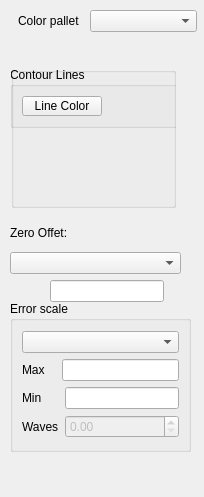
<?xml version="1.0" encoding="UTF-8"?>
<ui version="4.0">
 <class>ContourTools</class>
 <widget class="QDockWidget" name="ContourTools">
  <property name="geometry">
   <rect>
    <x>0</x>
    <y>0</y>
    <width>204</width>
    <height>497</height>
   </rect>
  </property>
  <property name="minimumSize">
   <size>
    <width>100</width>
    <height>400</height>
   </size>
  </property>
  <property name="windowTitle">
   <string>Contour</string>
  </property>
  <widget class="QWidget" name="dockWidgetContents">
   <widget class="QGroupBox" name="groupBox_2">
    <property name="geometry">
     <rect>
      <x>11</x>
      <y>67</y>
      <width>165</width>
      <height>141</height>
     </rect>
    </property>
    <property name="sizePolicy">
     <sizepolicy hsizetype="Preferred" vsizetype="Fixed">
      <horstretch>0</horstretch>
      <verstretch>0</verstretch>
     </sizepolicy>
    </property>
    <property name="minimumSize">
     <size>
      <width>0</width>
      <height>80</height>
     </size>
    </property>
    <property name="title">
     <string/>
    </property>
    <widget class="QWidget" name="widget" native="true">
     <property name="geometry">
      <rect>
       <x>13</x>
       <y>56</y>
       <width>16</width>
       <height>28</height>
      </rect>
     </property>
    </widget>
    <widget class="QGroupBox" name="groupBox_3">
     <property name="geometry">
      <rect>
       <x>-1</x>
       <y>0</y>
       <width>171</width>
       <height>61</height>
      </rect>
     </property>
     <property name="title">
      <string>Contour Lines</string>
     </property>
     <layout class="QGridLayout" name="gridLayout_2">
      <item row="0" column="0">
       <widget class="QPushButton" name="LineColorBtn">
        <property name="toolTip">
         <string>Line Color when contour lines are on color filed contour.</string>
        </property>
        <property name="text">
         <string>Line Color</string>
        </property>
       </widget>
      </item>
      <item row="0" column="1">
       <widget class="QWidget" name="lineColorDisplay" native="true">
        <property name="maximumSize">
         <size>
          <width>16777215</width>
          <height>10</height>
         </size>
        </property>
       </widget>
      </item>
     </layout>
    </widget>
   </widget>
   <widget class="QGroupBox" name="groupBox">
    <property name="geometry">
     <rect>
      <x>10</x>
      <y>301</y>
      <width>181</width>
      <height>151</height>
     </rect>
    </property>
    <property name="title">
     <string>Error scale</string>
    </property>
    <layout class="QGridLayout" name="gridLayout">
     <property name="horizontalSpacing">
      <number>3</number>
     </property>
     <property name="verticalSpacing">
      <number>5</number>
     </property>
     <item row="8" column="2">
      <widget class="QDoubleSpinBox" name="errorRangeSpin">
       <property name="enabled">
        <bool>false</bool>
       </property>
      </widget>
     </item>
     <item row="8" column="0">
      <widget class="QLabel" name="label_6">
       <property name="text">
        <string>Waves</string>
       </property>
      </widget>
     </item>
     <item row="4" column="0">
      <widget class="QLabel" name="label_2">
       <property name="sizePolicy">
        <sizepolicy hsizetype="Preferred" vsizetype="Preferred">
         <horstretch>0</horstretch>
         <verstretch>0</verstretch>
        </sizepolicy>
       </property>
       <property name="text">
        <string>Min</string>
       </property>
      </widget>
     </item>
     <item row="3" column="0">
      <widget class="QLabel" name="label_3">
       <property name="sizePolicy">
        <sizepolicy hsizetype="Preferred" vsizetype="Preferred">
         <horstretch>0</horstretch>
         <verstretch>0</verstretch>
        </sizepolicy>
       </property>
       <property name="text">
        <string>Max</string>
       </property>
      </widget>
     </item>
     <item row="1" column="0" colspan="3">
      <widget class="QComboBox" name="colorRangeCB">
       <property name="toolTip">
        <string>&lt;html&gt;&lt;head/&gt;&lt;body&gt;&lt;p&gt;&lt;span style=&quot; font-weight:600;&quot;&gt;Auto -&lt;/span&gt; Set min and max range to mean +- 3 stand&lt;span style=&quot; font-weight:600;&quot;&gt;ard deviations&lt;/span&gt;&lt;br/&gt;This is the default and usually creates a map with good resolution.&lt;br/&gt;&lt;br/&gt;&lt;span style=&quot; font-weight:600;&quot;&gt;Min/Max -&lt;/span&gt; Use the min and max value.  &amp;lt;br&amp;gt;Will create a compressed map if there are large spikes and dips on top of a smoother surface.&lt;span style=&quot; font-weight:600;&quot;&gt;&lt;br/&gt;&lt;br/&gt;Fraction of Wavelenth -&lt;/span&gt; User specified range.&lt;/p&gt;&lt;/body&gt;&lt;/html&gt;</string>
       </property>
      </widget>
     </item>
     <item row="3" column="1" colspan="2">
      <widget class="QLineEdit" name="max">
       <property name="enabled">
        <bool>true</bool>
       </property>
       <property name="sizePolicy">
        <sizepolicy hsizetype="Preferred" vsizetype="Fixed">
         <horstretch>0</horstretch>
         <verstretch>0</verstretch>
        </sizepolicy>
       </property>
       <property name="maximumSize">
        <size>
         <width>1000</width>
         <height>16777215</height>
        </size>
       </property>
      </widget>
     </item>
     <item row="4" column="2">
      <widget class="QLineEdit" name="newMin"/>
     </item>
    </layout>
   </widget>
   <widget class="QWidget" name="layoutWidget">
    <property name="geometry">
     <rect>
      <x>10</x>
      <y>220</y>
      <width>171</width>
      <height>61</height>
     </rect>
    </property>
    <layout class="QVBoxLayout" name="verticalLayout_2">
     <item>
      <widget class="QLabel" name="label_4">
       <property name="sizePolicy">
        <sizepolicy hsizetype="Preferred" vsizetype="Fixed">
         <horstretch>0</horstretch>
         <verstretch>0</verstretch>
        </sizepolicy>
       </property>
       <property name="text">
        <string>Zero Offet:</string>
       </property>
      </widget>
     </item>
     <item>
      <widget class="QComboBox" name="zeroOffsetCB"/>
     </item>
    </layout>
   </widget>
   <widget class="QComboBox" name="ColorMapCB">
    <property name="geometry">
     <rect>
      <x>90</x>
      <y>10</y>
      <width>107</width>
      <height>22</height>
     </rect>
    </property>
   </widget>
   <widget class="QLabel" name="label">
    <property name="geometry">
     <rect>
      <x>18</x>
      <y>11</y>
      <width>65</width>
      <height>20</height>
     </rect>
    </property>
    <property name="sizePolicy">
     <sizepolicy hsizetype="Fixed" vsizetype="Preferred">
      <horstretch>0</horstretch>
      <verstretch>0</verstretch>
     </sizepolicy>
    </property>
    <property name="maximumSize">
     <size>
      <width>16777215</width>
      <height>20</height>
     </size>
    </property>
    <property name="text">
     <string>Color pallet</string>
    </property>
   </widget>
   <widget class="QLineEdit" name="minTest">
    <property name="enabled">
     <bool>true</bool>
    </property>
    <property name="geometry">
     <rect>
      <x>50</x>
      <y>280</y>
      <width>114</width>
      <height>22</height>
     </rect>
    </property>
   </widget>
  </widget>
 </widget>
 <resources/>
 <connections/>
</ui>
